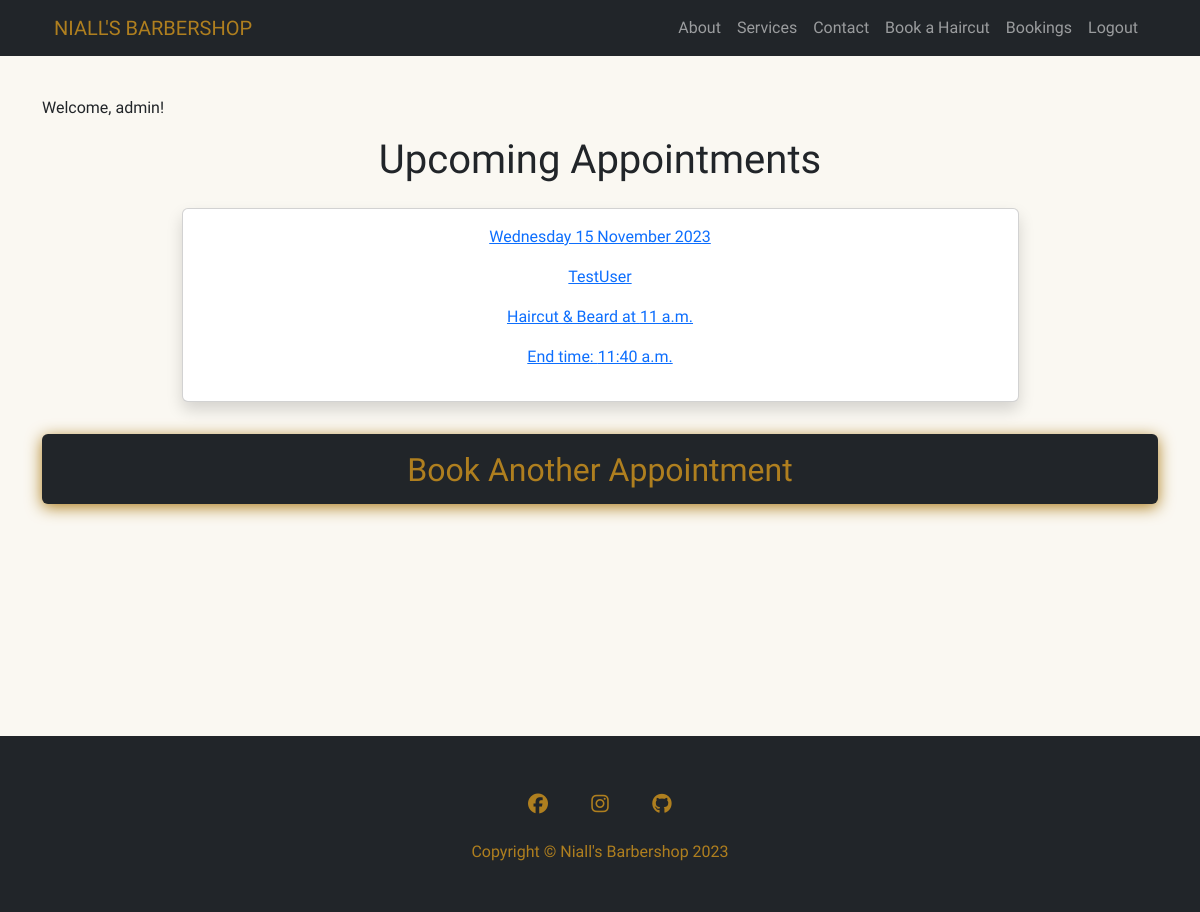
The app's page /booking/ (signed in), older data.
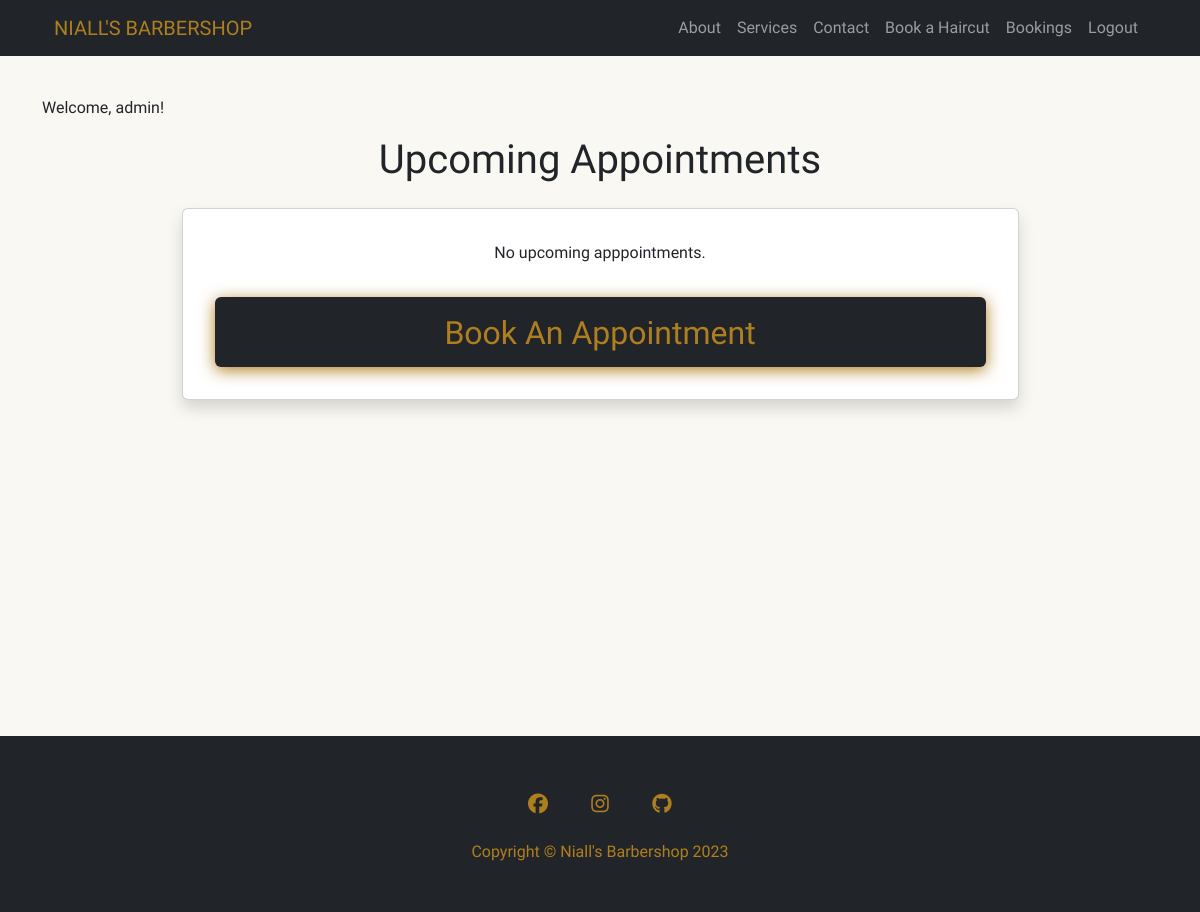
The same page, newer data.
### booking_system/models.py (models this page shows, shortened)
class Booking(models.Model):
    username = models.ForeignKey(User, on_delete=models.CASCADE,
                                 related_name='username_booking')
    date_of_booking = models.DateField()
    service_name = models.ForeignKey(Services, on_delete=models.CASCADE,
                                     related_name='service_name_booking')
    start_time = models.TimeField(choices=BOOKING_TIME)
    end_time = models.TimeField(editable=False, blank=True, null=True)
    confirmed = models.BooleanField(default=False)
    class Meta:
        ordering = ['date_of_booking', 'start_time']

class Services(models.Model):
    service_name = models.CharField(max_length=250)
    session_length = models.DurationField()
    cost = models.DecimalField(max_digits=8, decimal_places=2)
    def __str__(self):
        return self.service_name

### booking_system/views.py (the view)
# urls.py: path('booking/', views.BookingsListView.as_view(),
class BookingsListView(LoginRequiredMixin, ListView):
    model = Booking
    template_name = 'booking_system/booking-home.html'  #  Without this line django would look here: <app>/<model>_<viewtype>.html booking_system/booking_list
    paginate_by = 25
    def get_queryset(self):
        if self.request.user.is_superuser:
            queryset = Booking.objects.filter(
                date_of_booking__gte=date.today()).order_by(
                    'date_of_booking', 'start_time')
            return queryset
        else:
            return Booking.objects.filter(
                username=self.request.user).filter(
                    date_of_booking__gte=date.today())

### booking_system/templates/booking_system/booking-home.html (shortened to what this page needs)
{% extends "base.html" %}
{% block content %}
{% load account %}
<div class="container mt-5">
    <p class="pt-5">Welcome, {% user_display user %}!</p>
    <h1 class="text-center">Upcoming Appointments</h1>
        {% if object_list %}
            {% for booking in object_list %}
            <a href="{% url 'booking-detail' booking.id %}"><div class='d-flex justify-content-center'>
                <div class="card shadow p-3 m-3 text-center w-75 haircut-hover">
                    <p>{{ booking.date_of_booking|date:"l j F Y" }}</p>
                    {% if user.is_superuser %}
                    <p>{{ booking.username }}</p>
                    {% endif %}
                    <p>{{ booking.service_name }} at {{ booking.start_time|date:"g a" }}</p>
                    <p>End time: {{ booking.end_time }}</p>
                    </a>
                </div>
            </div>
            {% endfor %}
            <a href="{% url 'createbooking' %}" class="link-underline link-underline-opacity-0">
                <div class="d-grid gap-2 md-col-5 mx-auto pt-3">
                    <button class="btn custom-button-dark-gold pt-3 haircut-hover" type="button"><h2>Book Another Appointment</h2></button>
                </div>
            </a>
        {% else %}
        <div class='d-flex justify-content-center '>
            <div class="card shadow p-3 m-3 text-center w-75">
                <p class="pt-3">No upcoming apppointments.</p>
                <a href="{% url 'createbooking' %}" class="link-underline link-underline-opacity-0">
                    <div class="d-grid gap-2 md-col-6 mx-auto p-3">
                        <button class="btn custom-button-dark-gold pt-3 haircut-hover" type="button"><h2>Book An Appointment</h2></button>
                    </div>
                </a>
            </div>
        </div>
        {% endif %}
</div>
{% endblock %}

Row changes from the older to the newer data that the page shows:
removed Booking: date_of_booking "Wednesday 15 November 2023", username "TestUser", service_name "Haircut & Beard", start_time "11 a.m.", end_time "11:40 a.m."
Text that changed along with them:
text no longer shown: "Book Another Appointment"
text now shown: "No upcoming apppointments. Book An Appointment"
